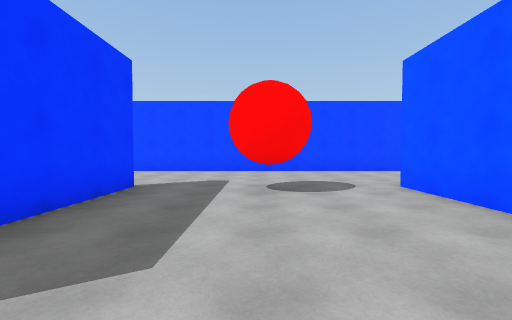
[1] (above)

17 first-person views from a walk through a scene from a Unity 3-D project. The camera is 1.4 m above the floor, tilts 2° down and sees 90° across. The floor is counted in squares, 2 m on a side. Each view is taken from the middle of a square. On the plan, view 1 faces up. The plan holds only what a view shows up to about 9 squares ahead; the rest is blank. The place goes on beyond the plan. The player character is not drawn.

[2]
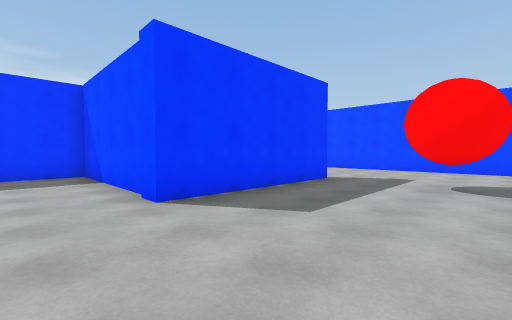

[3]
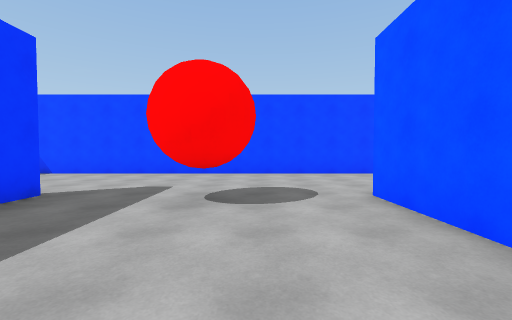

[4]
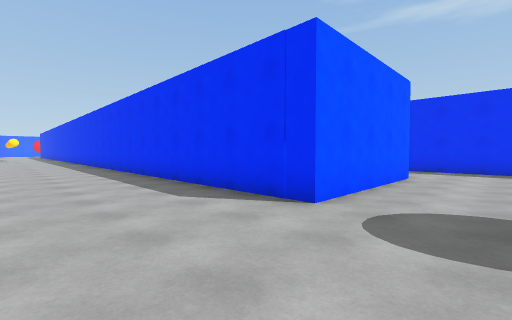

[5]
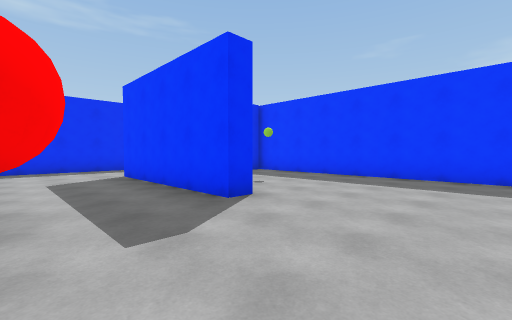

[6]
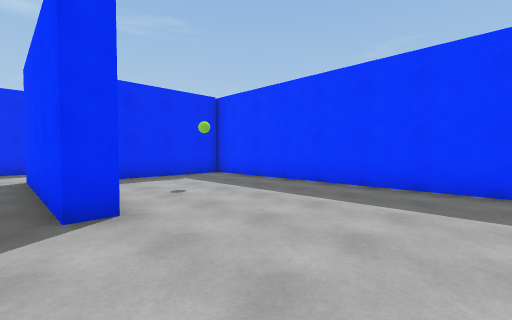

[7]
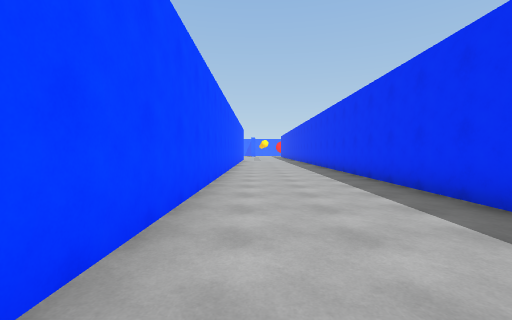

[8]
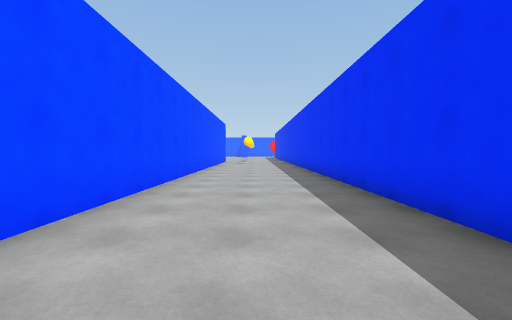

[9]
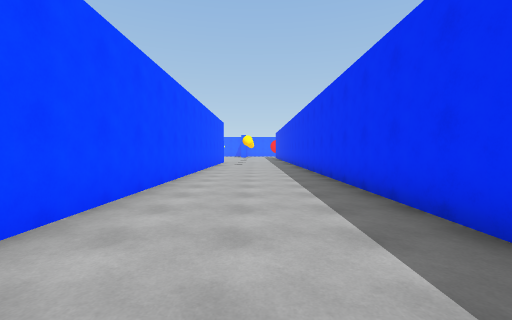

[10]
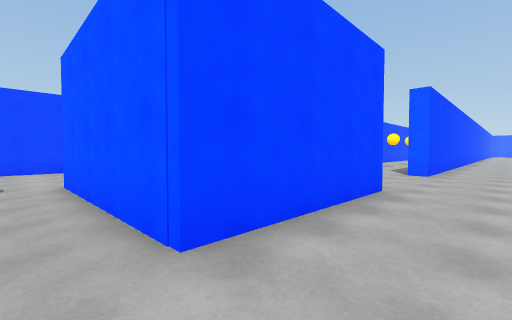

[11]
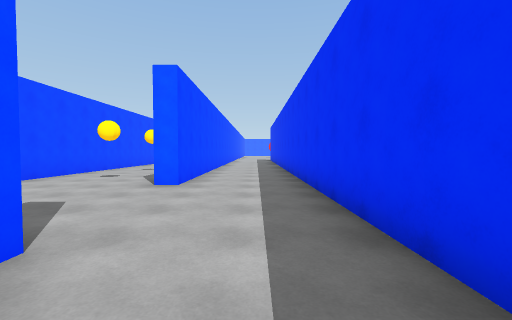

[12]
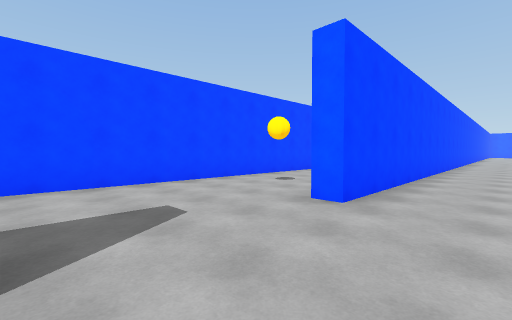

[13]
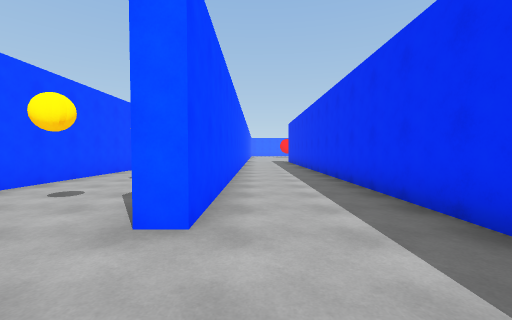

[14]
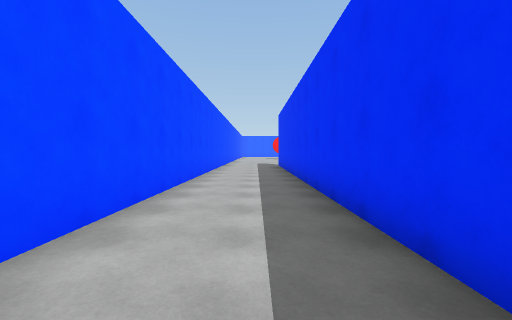

[15]
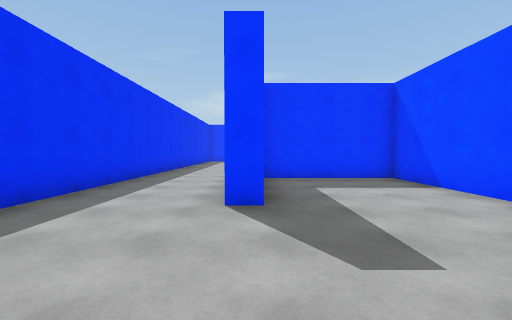

[16]
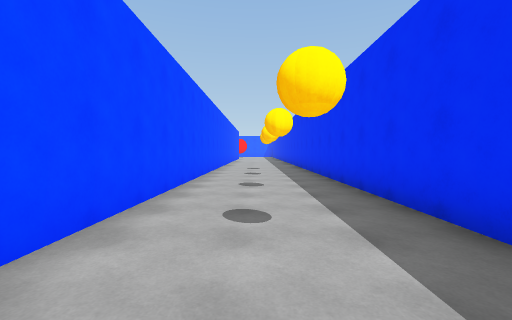

[17]
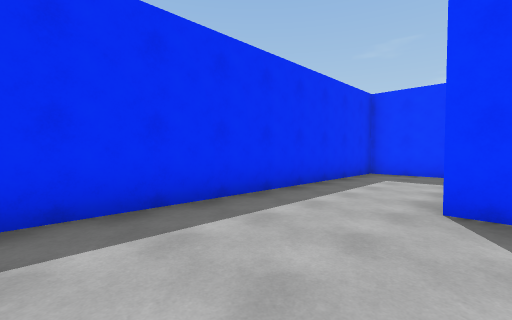

### Floor plan
Points are (right, up) in squares from view 1. A wall is a line through its corners. A room is listed if a view was taken in it or the views show most of it. See-through windows are left out.
Room 1 (views 1, 2, 3, 4, 5, 6, 7, 8, 9, 17)
walls: (2.9, 0.6) (2.9, 5) (19, 5); (-3, 5) (-2.4, 5) (-2.4, 0.6) (-7.2, 0.6) (-7.2, -2.1) (1.5, -2.1); (-7.2, 8.1) (-7.2, 1.1) (-4, 1.1); (18.9, 9) (-5.9, 9)
ways out: opening at (2.5, -0.5) to room 2
Room 2 (views 10, 11, 12, 13, 14, 15, 16)
walls: (13.9, 1.1) (19.5, 1.1); (6.7, 1.1) (6.7, 0.6) (2.9, 0.6); (19.5, 0.6) (10.3, 0.6) (10.3, 1.1); (19.5, 4.5) (3.4, 4.5) (3.4, 1.1); (1.5, -2.1) (19.5, -2.1)
ways out: opening at (2.5, -0.5) to room 1

Positions as (right, up) in squares from view 1, and headings:
1: (0, 0), facing up
2: (1, -1), facing up-left
3: (1, 1), facing up
4: (1, 8), facing down-right
5: (0, 8), facing down-left
6: (-2, 8), facing down-left
7: (5, 8), facing right
8: (9, 7), facing right
9: (10, 7), facing right
10: (2, -1), facing up-right
11: (5, -1), facing right
12: (7, -1), facing up-right
13: (8, 0), facing right
14: (12, -1), facing right
15: (10, 1), facing left
16: (12, 3), facing right
17: (1, 1), facing down-left
